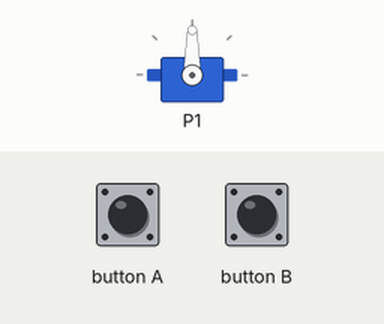
Simulated run of this program. Board: BBC micro:bit (MakeCode). Parts: servo. Inputs (shaded band) come from the test bench.

Above: at 1.2 s.
1.3 s: button A pressed for 0.15 s
At 2.5 s:
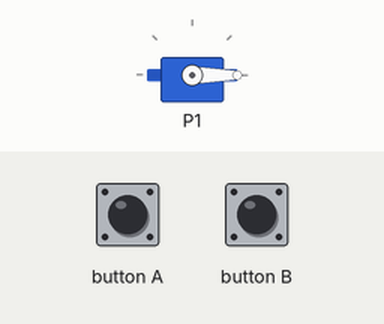
2.9 s: button B pressed for 0.15 s
At 3.7 s:
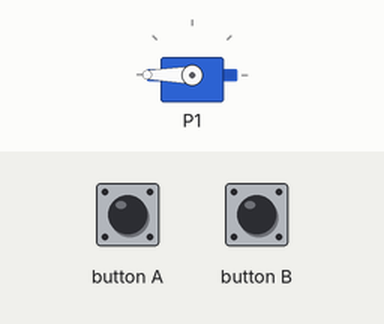
Timing chart, 0 to 5.9 s (numbered marks = the images above; inputs shaded):
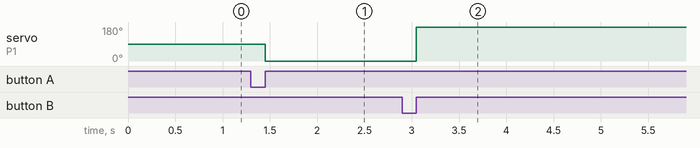

Measured:
- after the input at 1.3 s, servo on P1: 90° → 0° after 0.15 s
- after the input at 2.9 s, servo on P1: 0° → 180° after 0.15 s

The program:

main.ts
```typescript
input.onButtonPressed(Button.A, function () {
    pins.servoWritePin(AnalogPin.P1, 実際の角度(0))
})
function 実際の角度 (角度: number) {
    return 角度 * 2 / 3
}
input.onButtonPressed(Button.B, function () {
    pins.servoWritePin(AnalogPin.P1, 実際の角度(270))
})
pins.servoWritePin(AnalogPin.P1, 実際の角度(135))
```

test.ts
```typescript
// テストはここに来ます。このパッケージが拡張機能として使用されるときにはコンパイルされません。
```
